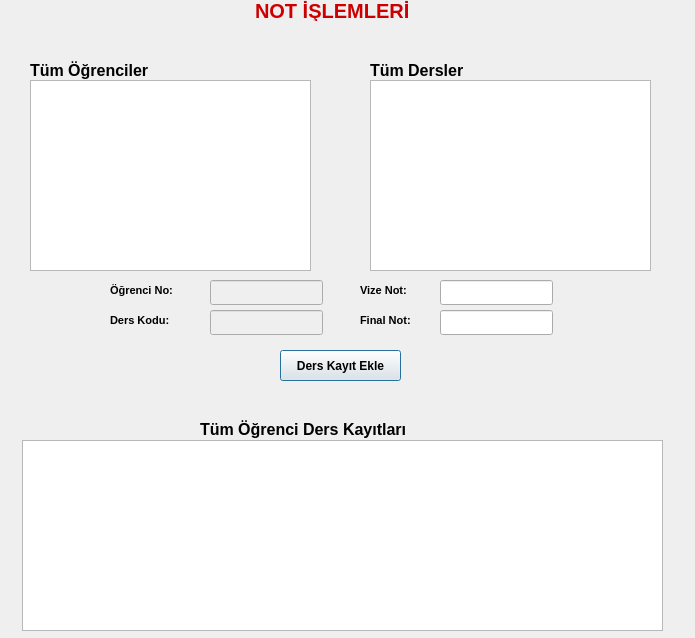
<?xml version="1.0" encoding="UTF-8"?>
<ui version="4.0">
 <class>notislemleri</class>
 <widget class="QDialog" name="notislemleri">
  <property name="geometry">
   <rect>
    <x>0</x>
    <y>0</y>
    <width>695</width>
    <height>638</height>
   </rect>
  </property>
  <property name="windowTitle">
   <string>Dialog</string>
  </property>
  <widget class="QTableView" name="tw_tumogrenciler">
   <property name="geometry">
    <rect>
     <x>30</x>
     <y>80</y>
     <width>281</width>
     <height>191</height>
    </rect>
   </property>
  </widget>
  <widget class="QLineEdit" name="lineE_OgrNo">
   <property name="enabled">
    <bool>false</bool>
   </property>
   <property name="geometry">
    <rect>
     <x>210</x>
     <y>280</y>
     <width>113</width>
     <height>25</height>
    </rect>
   </property>
  </widget>
  <widget class="QLineEdit" name="lineE_Final">
   <property name="geometry">
    <rect>
     <x>440</x>
     <y>310</y>
     <width>113</width>
     <height>25</height>
    </rect>
   </property>
  </widget>
  <widget class="QTableView" name="tw_hepsi">
   <property name="geometry">
    <rect>
     <x>22</x>
     <y>440</y>
     <width>641</width>
     <height>191</height>
    </rect>
   </property>
  </widget>
  <widget class="QLabel" name="label_7">
   <property name="geometry">
    <rect>
     <x>360</x>
     <y>280</y>
     <width>81</width>
     <height>21</height>
    </rect>
   </property>
   <property name="font">
    <font>
     <pointsize>8</pointsize>
     <weight>75</weight>
     <bold>true</bold>
    </font>
   </property>
   <property name="text">
    <string>Vize Not:</string>
   </property>
  </widget>
  <widget class="QLabel" name="label_3">
   <property name="geometry">
    <rect>
     <x>30</x>
     <y>60</y>
     <width>171</width>
     <height>21</height>
    </rect>
   </property>
   <property name="font">
    <font>
     <pointsize>12</pointsize>
     <weight>75</weight>
     <bold>true</bold>
    </font>
   </property>
   <property name="text">
    <string>Tüm Öğrenciler</string>
   </property>
  </widget>
  <widget class="QLabel" name="label_4">
   <property name="geometry">
    <rect>
     <x>200</x>
     <y>419</y>
     <width>301</width>
     <height>21</height>
    </rect>
   </property>
   <property name="font">
    <font>
     <pointsize>12</pointsize>
     <weight>75</weight>
     <bold>true</bold>
    </font>
   </property>
   <property name="text">
    <string>Tüm Öğrenci Ders Kayıtları</string>
   </property>
  </widget>
  <widget class="QLabel" name="label_6">
   <property name="geometry">
    <rect>
     <x>110</x>
     <y>310</y>
     <width>91</width>
     <height>21</height>
    </rect>
   </property>
   <property name="font">
    <font>
     <pointsize>8</pointsize>
     <weight>75</weight>
     <bold>true</bold>
    </font>
   </property>
   <property name="text">
    <string>Ders Kodu:</string>
   </property>
  </widget>
  <widget class="QLabel" name="label_8">
   <property name="geometry">
    <rect>
     <x>360</x>
     <y>310</y>
     <width>81</width>
     <height>21</height>
    </rect>
   </property>
   <property name="font">
    <font>
     <pointsize>8</pointsize>
     <weight>75</weight>
     <bold>true</bold>
    </font>
   </property>
   <property name="text">
    <string>Final Not:</string>
   </property>
  </widget>
  <widget class="QLineEdit" name="lineE_DersKod">
   <property name="enabled">
    <bool>false</bool>
   </property>
   <property name="geometry">
    <rect>
     <x>210</x>
     <y>310</y>
     <width>113</width>
     <height>25</height>
    </rect>
   </property>
  </widget>
  <widget class="QLineEdit" name="lineE_Vize">
   <property name="geometry">
    <rect>
     <x>440</x>
     <y>280</y>
     <width>113</width>
     <height>25</height>
    </rect>
   </property>
  </widget>
  <widget class="QPushButton" name="pb_kayitekle">
   <property name="geometry">
    <rect>
     <x>280</x>
     <y>350</y>
     <width>121</width>
     <height>31</height>
    </rect>
   </property>
   <property name="font">
    <font>
     <weight>75</weight>
     <bold>true</bold>
    </font>
   </property>
   <property name="text">
    <string>Ders Kayıt Ekle</string>
   </property>
  </widget>
  <widget class="QLabel" name="label_2">
   <property name="geometry">
    <rect>
     <x>370</x>
     <y>60</y>
     <width>151</width>
     <height>21</height>
    </rect>
   </property>
   <property name="font">
    <font>
     <pointsize>12</pointsize>
     <weight>75</weight>
     <bold>true</bold>
    </font>
   </property>
   <property name="text">
    <string>Tüm Dersler</string>
   </property>
  </widget>
  <widget class="QLabel" name="label_5">
   <property name="geometry">
    <rect>
     <x>110</x>
     <y>280</y>
     <width>101</width>
     <height>21</height>
    </rect>
   </property>
   <property name="font">
    <font>
     <pointsize>8</pointsize>
     <weight>75</weight>
     <bold>true</bold>
    </font>
   </property>
   <property name="text">
    <string>Öğrenci No:</string>
   </property>
  </widget>
  <widget class="QLabel" name="label">
   <property name="geometry">
    <rect>
     <x>255</x>
     <y>0</y>
     <width>221</width>
     <height>21</height>
    </rect>
   </property>
   <property name="font">
    <font>
     <pointsize>15</pointsize>
     <weight>75</weight>
     <bold>true</bold>
    </font>
   </property>
   <property name="styleSheet">
    <string notr="true">color: rgb(204, 0, 0);</string>
   </property>
   <property name="text">
    <string>NOT İŞLEMLERİ</string>
   </property>
  </widget>
  <widget class="QTableView" name="tw_tumdersler">
   <property name="geometry">
    <rect>
     <x>370</x>
     <y>80</y>
     <width>281</width>
     <height>191</height>
    </rect>
   </property>
  </widget>
 </widget>
 <resources/>
 <connections/>
</ui>
